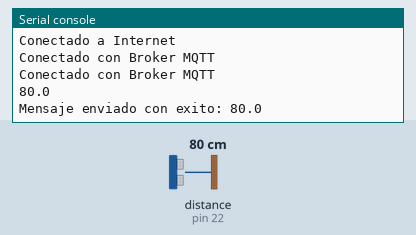
The program below on a simulated MicroPython board. Shown: the last lines printed to the serial console. The inputs (shaded band) are chosen by the test bench; at power-on: distance to the obstacle (sensor on pin 22) 80 cm. The echo pulse lasts 58.3 µs per cm; WiFi joins after 1.5 s; no MQTT or app messages arrive unless stated.

Above: at 3.0 s.
3.1 s: distance to the obstacle (sensor on pin 22) set to 2 cm
At 6.1 s:
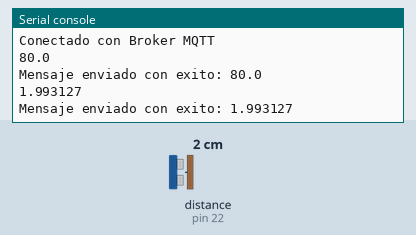
6.9 s: distance to the obstacle (sensor on pin 22) set to 4 cm
At 8.5 s:
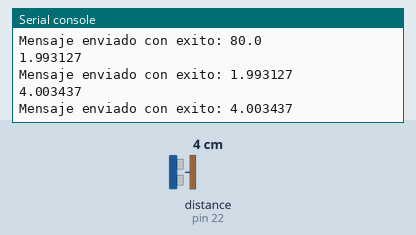
Timing chart, 0 to 10.0 s (numbered marks = the images above; inputs shaded):
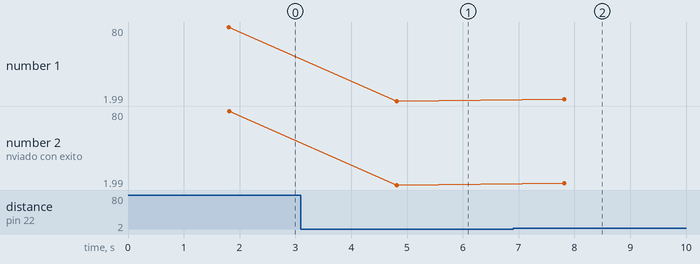

Measured:
- after the input at 3.1 s, the serial console: prints a new line after 1.7 s (image 1)
- after the input at 6.9 s, the serial console: prints a new line after 0.92 s (image 2)
- plotted number 1: 80 → 1.99 after the input at 3.1 s, 1.99 → 4 after the input at 6.9 s
- plotted number 2: 80 → 1.99 after the input at 3.1 s, 1.99 → 4 after the input at 6.9 s

The program:

Codigo1.py
```python
import machine
from machine import Pin
import time
from umqtt.simple import MQTTClient
import network
from time import sleep_us,sleep
from hcsr04 import HCSR04
# ----
# Definiciones
ssid = 'CeluBalti'
wifipassword = 'patopete'
sta_if = network.WLAN(network.STA_IF)
sta_if.active(True)
# ----
# Conexión a internet
sta_if.connect(ssid, wifipassword)
print("Conectando")
while not sta_if.isconnected():
   print(".", end="")
   time.sleep(0.1)
print("")
print("Conectado a Internet")
# ----
# Conexión a los tópicos
mqtt_server = "io.adafruit.com"
port = 1883
user = "Campana"
password = "aio_oXtF1474MEfogVyOSYvJQ9L9m9pt"
client_id_gauge = "Identificador"
topico_lectura="Campana/feeds/lectura"

# Conexión al broker
try:
   conexionMQTT = MQTTClient(client_id_gauge, mqtt_server,user=user,password=password,port=int(port))
   conexionMQTT.connect() #Hacemos la conexión.
   print("Conectado con Broker MQTT")
except OSError as e:
   #Si falló la conexión, reiniciamos todo
   print("Fallo la conexion al Broker, reiniciando...")
   time.sleep(5)
   machine.reset()

# Funciones
def enviar_msg(msg):
    try:
        conexionMQTT.publish(topico_lectura,str(msg))
        print(f'Mensaje enviado con exito: {msg}')
    except OSError as e:
        print("Error ",e)
        time.sleep(5)
        machine.reset()
# ----

# Conexión al broker
try:
   conexionMQTT = MQTTClient(client_id_gauge, mqtt_server,user=user,password=password,port=int(port))
   conexionMQTT.connect() #Hacemos la conexión.
   print("Conectado con Broker MQTT")
except OSError as e:
  #Si falló la conexión, reiniciamos todo
   print("Fallo la conexion al Broker, reiniciando...")
   time.sleep(5)
   machine.reset()

# Funciones
def enviar_msg(msg):
    try:
        conexionMQTT.publish(topico_lectura,str(msg))
        print(f'Mensaje enviado con exito: {msg}')
    except OSError as e:
        print("Error ",e)
        time.sleep(5)
        machine.reset()

# Definimos los pines del sensor
ultrasonic = HCSR04(trigger_pin=23, echo_pin=22)
distance = 0;

while True:

    distance = ultrasonic.distance_cm()
    print(distance)
    enviar_msg(distance)
    time.sleep(3)
```
